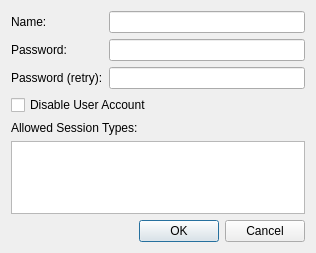
<?xml version="1.0" encoding="UTF-8"?>
<ui version="4.0">
 <class>RouterUserDialog</class>
 <widget class="QDialog" name="RouterUserDialog">
  <property name="geometry">
   <rect>
    <x>0</x>
    <y>0</y>
    <width>316</width>
    <height>253</height>
   </rect>
  </property>
  <property name="windowTitle">
   <string>User Properties</string>
  </property>
  <property name="modal">
   <bool>true</bool>
  </property>
  <layout class="QVBoxLayout" name="verticalLayout_3">
   <item>
    <layout class="QHBoxLayout" name="horizontalLayout">
     <item>
      <layout class="QVBoxLayout" name="verticalLayout">
       <item>
        <widget class="QLabel" name="label_username">
         <property name="text">
          <string>Name:</string>
         </property>
        </widget>
       </item>
       <item>
        <widget class="QLabel" name="label_password">
         <property name="text">
          <string>Password:</string>
         </property>
        </widget>
       </item>
       <item>
        <widget class="QLabel" name="label_password_retry">
         <property name="text">
          <string>Password (retry):</string>
         </property>
        </widget>
       </item>
      </layout>
     </item>
     <item>
      <layout class="QVBoxLayout" name="verticalLayout_2">
       <item>
        <widget class="QLineEdit" name="edit_username"/>
       </item>
       <item>
        <widget class="QLineEdit" name="edit_password">
         <property name="echoMode">
          <enum>QLineEdit::Password</enum>
         </property>
        </widget>
       </item>
       <item>
        <widget class="QLineEdit" name="edit_password_retry">
         <property name="echoMode">
          <enum>QLineEdit::Password</enum>
         </property>
        </widget>
       </item>
      </layout>
     </item>
    </layout>
   </item>
   <item>
    <widget class="QCheckBox" name="checkbox_disable">
     <property name="text">
      <string>Disable User Account</string>
     </property>
    </widget>
   </item>
   <item>
    <widget class="QLabel" name="label">
     <property name="text">
      <string>Allowed Session Types:</string>
     </property>
    </widget>
   </item>
   <item>
    <widget class="QTreeWidget" name="tree_sessions">
     <property name="indentation">
      <number>0</number>
     </property>
     <attribute name="headerVisible">
      <bool>false</bool>
     </attribute>
     <column>
      <property name="text">
       <string notr="true">1</string>
      </property>
     </column>
    </widget>
   </item>
   <item>
    <widget class="QDialogButtonBox" name="buttonbox">
     <property name="standardButtons">
      <set>QDialogButtonBox::Cancel|QDialogButtonBox::Ok</set>
     </property>
    </widget>
   </item>
  </layout>
 </widget>
 <resources/>
 <connections/>
</ui>
